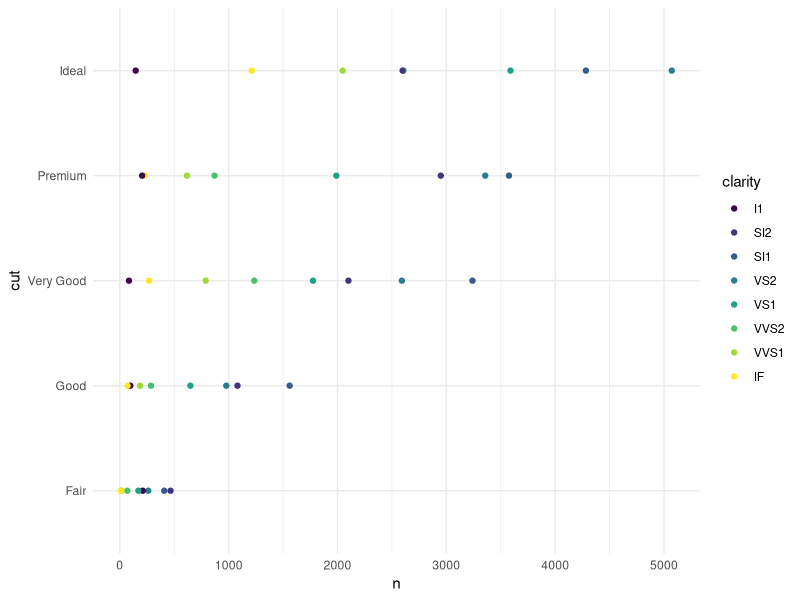
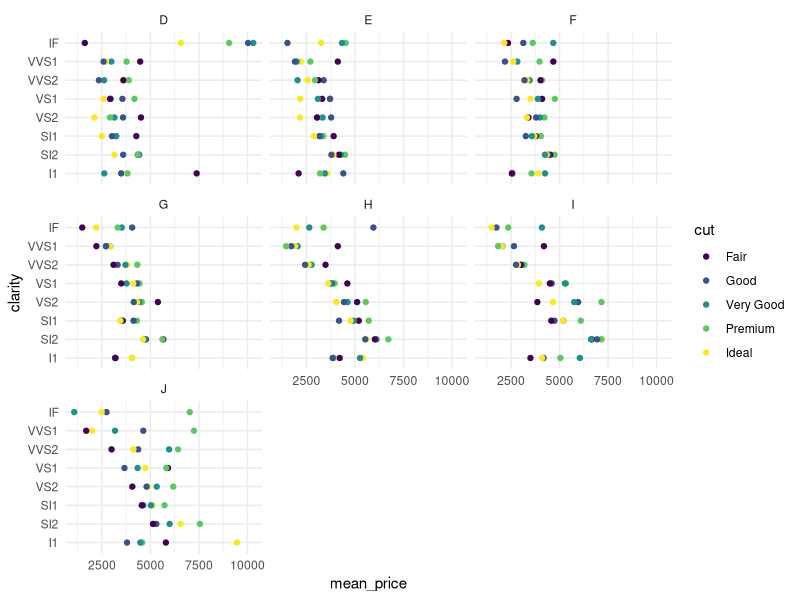
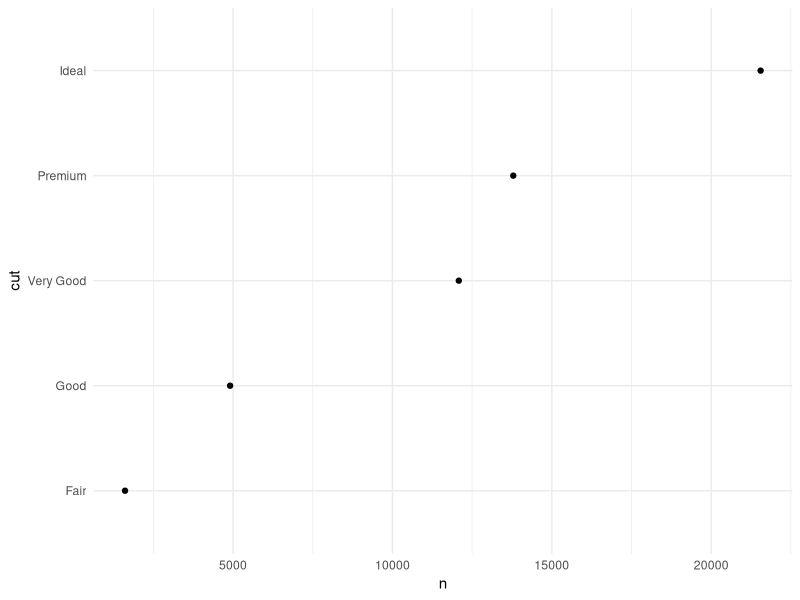
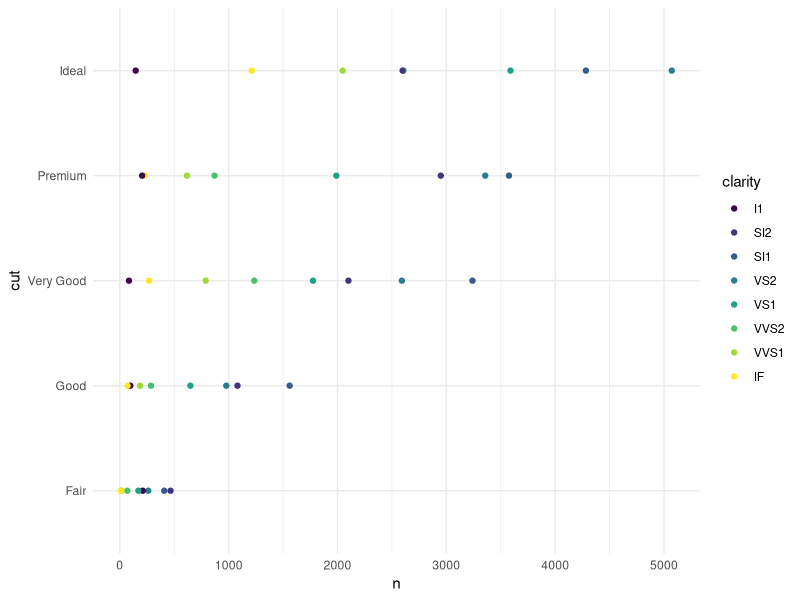
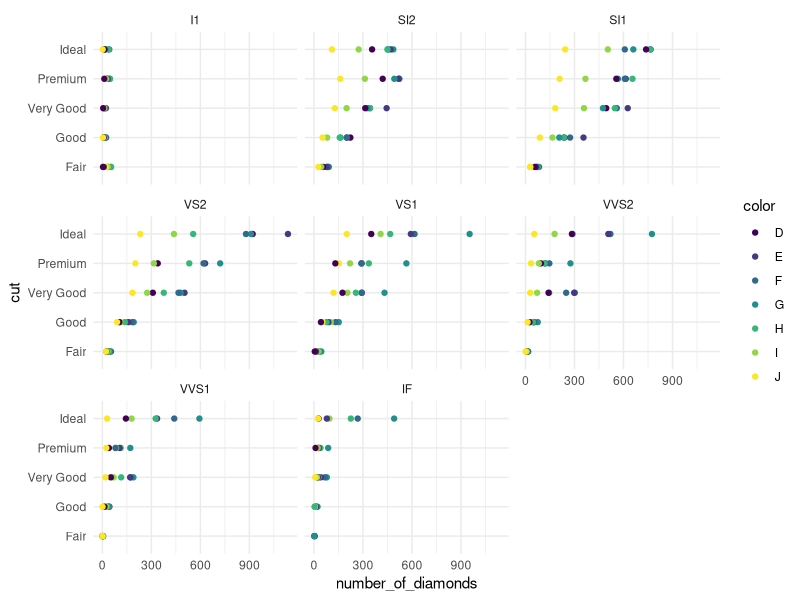

Here is the R script that generated these plots, in order:
## ---- chunk 1
autoplot <- function(df) {
    # Add grouping variable which was stripped by summarize
    df <- df %>%
        group_by(!!!groups(df), !!sym(names(df)[length(groups(df)) + 1]))

    groups <- groups(df)
    if (length(groups) == 1) {
        plot_fun <- plot_1d
    } else {
        plot_fun <- plot_2d
    }
    vars <- syms(names(df))
    out <- plot_fun(df, vars)

    if (length(groups) > 2) {
        groups <- syms(groups)
        out <- out +
            facet_wrap(vars(!!!groups[3:length(groups)]))
    }
    return(out)
}

plot_1d <- function(df, vars){
    groups <- vars[vars %in% groups(df)]
    measure <- vars[length(vars)][[1]]
    df %>%
        select(!!groups[[1]], !!measure) %>%
        arrange(desc(!!measure)) %>%
        ggplot(aes(x = !!measure, y = !!groups[[1]])) +
        geom_point() +
        theme_minimal()
}

plot_2d <- function(df, vars){
    groups <- vars[vars %in% groups(df)]
    measure <- vars[length(vars)][[1]]
    df %>%
        select(!!!groups, !!measure) %>%
        arrange(desc(!!measure)) %>%
        ggplot(aes(x = !!measure, y = !!groups[[1]], , color = !!groups[[2]])) +
        geom_point() +
        theme_minimal()
}
## ---- chunk 2
library(ggplot2)
library(dplyr)
diamonds %>%
    group_by(cut, clarity) %>%
    tally() %>%
    autoplot()

diamonds %>%
    group_by(clarity, cut, color) %>%
    summarize(mean_price = mean(price)) %>%
    autoplot()
## ---- chunk 3

f1 <- function(i, j, ...) {
    args <- eval(substitute(alist(i, j, ...)))
    args <- replace_missing(args)
    return(as.character(args))
}

replace_missing <- function(args){
    out <- lapply(args, function(x){
        if (is.symbol(x)) {
            x <- tryCatch(eval(x), error = function(c){
                msg <- conditionMessage(c)
                if (msg == "argument is missing, with no default") {
                    return(TRUE)
                } else {
                    stop(c)
                }
            })
        }
        return(eval(x))
    })
    return(out)
}
## ---- chunk 4
x <- 1
y <- 1

f1(1, , 3)
f1(y, , 3)
f1(x, , 3)

## ---- chunk 5
autoplot <- function(df) {
    # Add grouping variable which was stripped by summarize
    df <- df %>%
        group_by(!!!groups(df), !!sym(names(df)[length(groups(df)) + 1]))

    if (length(groups(df)) == 1) {
        plot_fun <- plot_1d
    } else {
        plot_fun <- plot_2d
    }
    vars <- syms(names(df))
    plot_fun(df, vars)
}
## ---- chunk 6
plot_1d <- function(df, vars){
    groups <- vars[vars %in% groups(df)]
    measure <- vars[length(vars)][[1]]
    df %>%
        select(!!groups[[1]], !!measure) %>%
        arrange(desc(!!measure)) %>%
        ggplot(aes(x = !!measure, y = !!groups[[1]])) +
        geom_point() +
        theme_minimal()
}

diamonds %>%
    group_by(cut) %>%
    tally() %>%
    autoplot()
## ---- chunk 7
plot_2d <- function(df, vars){
    groups <- vars[vars %in% groups(df)]
    measure <- vars[length(vars)][[1]]
    df %>%
        select(!!!groups, !!measure) %>%
        arrange(desc(!!measure)) %>%
        ggplot(aes(x = !!measure, y = !!groups[[1]], , color = !!groups[[2]])) +
        geom_point() +
        theme_minimal()
}

diamonds %>%
    group_by(cut ,clarity) %>%
    tally() %>%
    autoplot()
## ---- chunk 8
autoplot <- function(df) {
    # Add grouping variable which was stripped by summarize
    df <- df %>%
        group_by(!!!groups(df), !!sym(names(df)[length(groups(df)) + 1]))

    groups <- groups(df)
    if (length(groups) == 1) {
        plot_fun <- plot_1d
    } else {
        plot_fun <- plot_2d
    }
    vars <- syms(names(df))
    out <- plot_fun(df, vars)

    if (length(groups) > 2) {
        groups <- syms(groups)
        out <- out +
            facet_wrap(vars(!!!groups[3:length(groups)]))
    }
    return(out)
}

diamonds %>%
    group_by(cut, color, clarity) %>%
    summarize(number_of_diamonds = n()) %>%
    autoplot()
